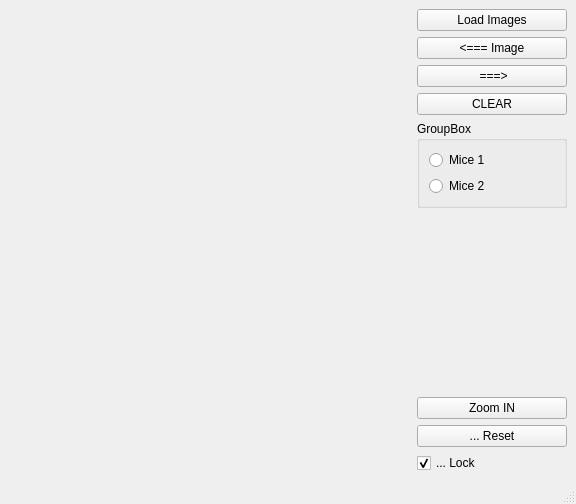
<?xml version="1.0" encoding="UTF-8"?>
<ui version="4.0">
 <class>MainWindow</class>
 <widget class="QMainWindow" name="MainWindow">
  <property name="geometry">
   <rect>
    <x>0</x>
    <y>0</y>
    <width>576</width>
    <height>504</height>
   </rect>
  </property>
  <property name="windowTitle">
   <string>MainWindow</string>
  </property>
  <widget class="QWidget" name="centralwidget">
   <layout class="QHBoxLayout" name="horizontalLayout">
    <item>
     <layout class="QHBoxLayout" name="horizontalLayout_2" stretch="1,0">
      <item>
       <layout class="QVBoxLayout" name="verticalLayout_2"/>
      </item>
      <item>
       <layout class="QVBoxLayout" name="verticalLayout">
        <item>
         <widget class="QPushButton" name="btnLoad">
          <property name="sizePolicy">
           <sizepolicy hsizetype="Minimum" vsizetype="Fixed">
            <horstretch>0</horstretch>
            <verstretch>0</verstretch>
           </sizepolicy>
          </property>
          <property name="minimumSize">
           <size>
            <width>150</width>
            <height>0</height>
           </size>
          </property>
          <property name="text">
           <string>Load Images</string>
          </property>
         </widget>
        </item>
        <item>
         <widget class="QPushButton" name="btnPrevImag">
          <property name="text">
           <string>&lt;=== Image</string>
          </property>
         </widget>
        </item>
        <item>
         <widget class="QPushButton" name="btnNextImag">
          <property name="text">
           <string> ===&gt;</string>
          </property>
         </widget>
        </item>
        <item>
         <widget class="QPushButton" name="btnClear">
          <property name="text">
           <string>CLEAR</string>
          </property>
         </widget>
        </item>
        <item>
         <widget class="QGroupBox" name="groupBox">
          <property name="title">
           <string>GroupBox</string>
          </property>
          <layout class="QVBoxLayout" name="verticalLayout_3">
           <item>
            <widget class="QRadioButton" name="rdoMice1">
             <property name="text">
              <string>Mice 1</string>
             </property>
            </widget>
           </item>
           <item>
            <widget class="QRadioButton" name="rdoMice2">
             <property name="text">
              <string>Mice 2</string>
             </property>
            </widget>
           </item>
          </layout>
         </widget>
        </item>
        <item>
         <spacer name="verticalSpacer">
          <property name="orientation">
           <enum>Qt::Vertical</enum>
          </property>
          <property name="sizeHint" stdset="0">
           <size>
            <width>20</width>
            <height>40</height>
           </size>
          </property>
         </spacer>
        </item>
        <item>
         <widget class="QPushButton" name="btnZoom">
          <property name="text">
           <string>Zoom IN</string>
          </property>
          <property name="checkable">
           <bool>true</bool>
          </property>
          <property name="checked">
           <bool>false</bool>
          </property>
         </widget>
        </item>
        <item>
         <widget class="QPushButton" name="btnZoomReset">
          <property name="text">
           <string>... Reset</string>
          </property>
         </widget>
        </item>
        <item>
         <widget class="QCheckBox" name="ckbZoomLock">
          <property name="text">
           <string>... Lock</string>
          </property>
          <property name="checked">
           <bool>true</bool>
          </property>
         </widget>
        </item>
       </layout>
      </item>
     </layout>
    </item>
   </layout>
  </widget>
  <widget class="QMenuBar" name="menubar">
   <property name="geometry">
    <rect>
     <x>0</x>
     <y>0</y>
     <width>576</width>
     <height>26</height>
    </rect>
   </property>
  </widget>
  <widget class="QStatusBar" name="statusbar"/>
 </widget>
 <resources/>
 <connections/>
</ui>
